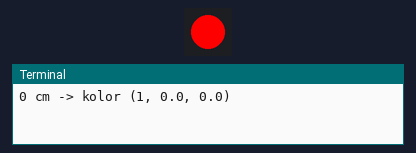
Recording of a program running on a simulated Raspberry Pi (BCM pin numbers). On the bench: 1 RGB LEDs in strip order, left to right, the last lines printed to the terminal. At 14.0 s the program stops and its outputs stay as they are.

Above: at 0.1 s.
At 6.1 s:
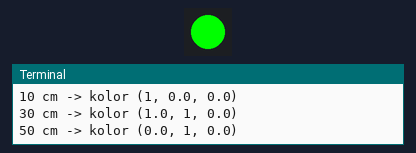
At 10.1 s:
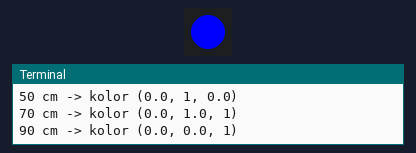
At 14.1 s:
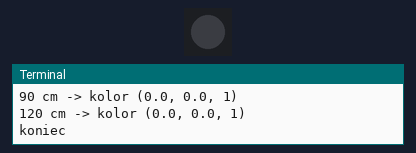
Timing chart, 0 to 15.5 s (numbered marks = the images above):
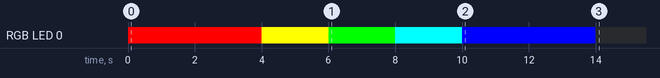

Measured:
- by itself, RGB LED 0: off → RGB(255, 0, 0) at 0.00 s, → RGB(255, 255, 0) 4.0 s later, → RGB(0, 255, 0) 2.0 s later, → RGB(0, 255, 255) 2.0 s later, … (6 changes in this stretch)

The program:

display.py
```python
# Obsługa diody RGB: odległość -> kolor (blisko czerwony, daleko niebieski)

from gpiozero import RGBLED
from time import sleep
import colorsys

BLISKO_CM = 10    # tak blisko lub bliżej -> całkiem czerwony
DALEKO_CM = 90    # tak daleko lub dalej  -> całkiem niebieski

dioda = RGBLED(red=17, green=27, blue=25)


def kolor_dla_odleglosci(cm):
    # t = "procent drogi" od BLISKO_CM (0) do DALEKO_CM (1)
    t = (cm - BLISKO_CM) / (DALEKO_CM - BLISKO_CM)

    # przycinamy t do zakresu 0..1
    if t < 0:
        t = 0
    if t > 1:
        t = 1

    # koło kolorów: 0° czerwony, 60° żółty, 120° zielony, 240° niebieski
    stopnie = t * 240

    # colorsys chce ułamek koła (0..1), a nie stopnie
    odcien = stopnie / 360

    # (odcień, nasycenie, jasność) -> (R, G, B), każda wartość 0..1
    czerwony, zielony, niebieski = colorsys.hsv_to_rgb(odcien, 1, 1)

    return (czerwony, zielony, niebieski)


# Test diody - tylko przy "python3 display.py", pomijany przy imporcie
if __name__ == "__main__":
    for cm in [0, 10, 30, 50, 70, 90, 120]:
        kolor = kolor_dla_odleglosci(cm)
        print(f"{cm} cm -> kolor {kolor}")
        dioda.color = kolor
        sleep(2)

    print("koniec")
    dioda.off()
```
